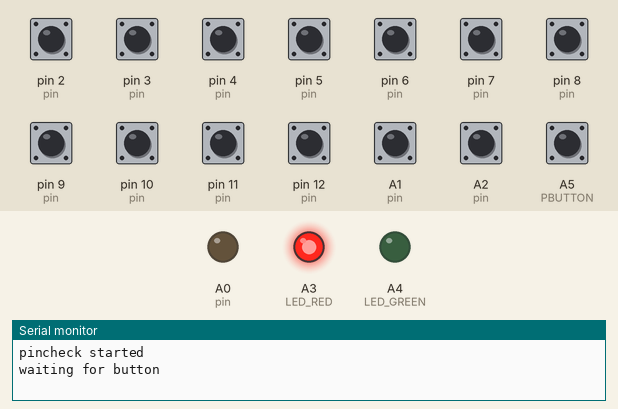
Simulated run of this sketch. Board: Arduino Uno, built with avr-gcc and run on an emulated ATmega328P. On the bench: output pins drawn as LEDs (lit = HIGH), the last lines printed to the serial monitor. The test bench sets the inputs (shaded band); at power-on: A1 (pin), A2 (pin), A5 (PBUTTON), pin 2 (pin), pin 3 (pin), pin 4 (pin), pin 5 (pin), pin 6 (pin), pin 7 (pin), pin 8 (pin), pin 9 (pin), pin 10 (pin), pin 11 (pin), pin 12 (pin) HIGH. EEPROM starts erased.

Above: at 0.1 s.
At 10.25 s:
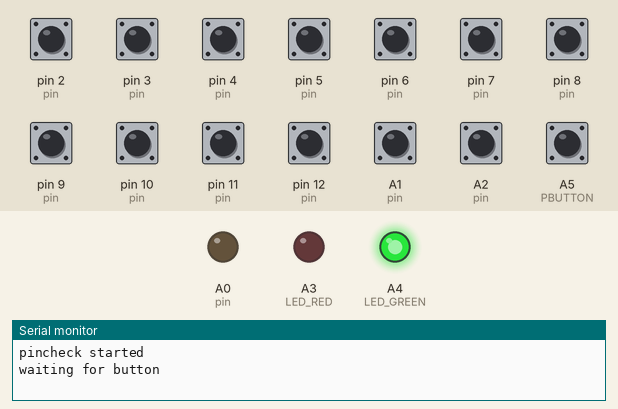
At 12.28 s:
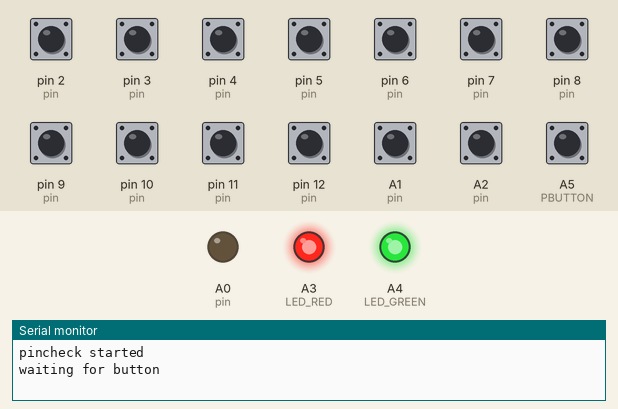
At 15.93 s:
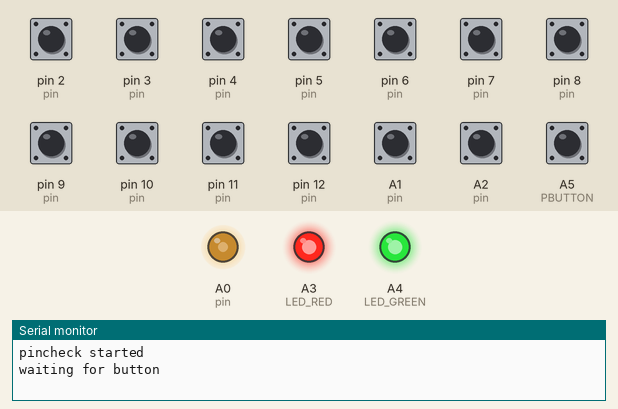
At 22.7 s:
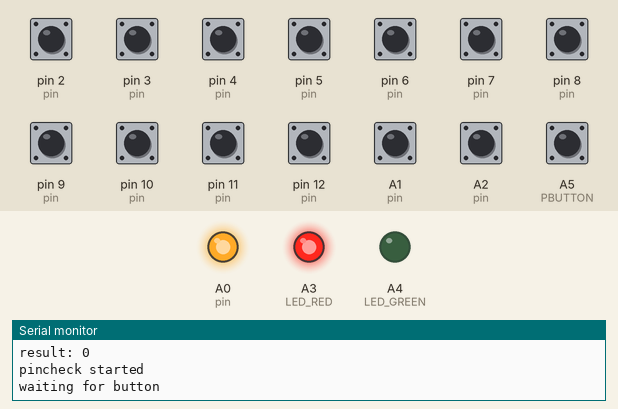
At 38.7 s:
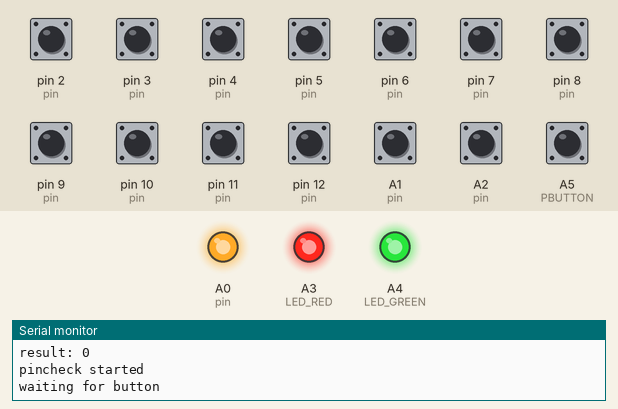
Timing chart, 0 to 40.0 s (numbered marks = the images above):
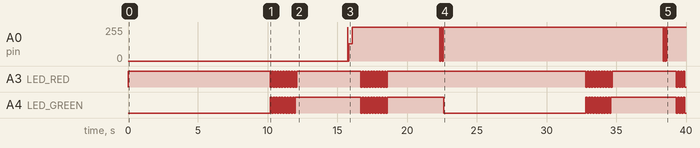

The sketch:

cablebuddy.ino
```cpp
#include <EEPROM.h>

typedef enum pinstate
{
  PINSTATE_UNKNOWN = 0,
  PINSTATE_LOW,
  PINSTATE_HIGH,
  PINSTATE_FLOAT,
  PINSTATE_CONNECTED
}a;


#define lineSize 14


typedef struct line
{
  int pin; //like A0
  pinstate state[lineSize]; //for every pin we will have a 'contact' array to other pins
}b;

#define LED_GREEN A4
#define LED_RED A3
#define PBUTTON A5


static line goodMatrix[lineSize];

void setup() {
  // put your setup code here, to run once:
  Serial.begin(9600);
  pinMode(LED_GREEN, OUTPUT);
  pinMode(LED_RED, OUTPUT);
  pinMode(PBUTTON, INPUT);
  digitalWrite(LED_GREEN, HIGH);
  digitalWrite(LED_RED, HIGH);

  goodMatrix[0].pin = 2;
  goodMatrix[1].pin = 3;
  goodMatrix[2].pin = 4;
  goodMatrix[3].pin = 5;
  goodMatrix[4].pin = 6;
  goodMatrix[5].pin = 7;
  goodMatrix[6].pin = 8;
  goodMatrix[7].pin = 9;
  goodMatrix[8].pin = 10;
  goodMatrix[9].pin = 11;
  goodMatrix[10].pin = 12;
  goodMatrix[11].pin = A2;
  goodMatrix[12].pin = A1;
  goodMatrix[13].pin = A0;

  int addr = 0;
  for (int i=0;i<lineSize;i++)
  {
      for (int j=0;j<lineSize;j++)
      {
        int value = EEPROM.read(addr);
        goodMatrix[i].state[j] = (pinstate)value;
        addr++;
      }
  }
}

static void generateConnectionMatrix(line * lines)
{
  for (unsigned int i = 0; i < lineSize; i++) //foreach every pin
  {
    line* pin = &lines[i];
    for (unsigned int j = 0; j < lineSize; j++) //set all pin default state - input
    {
      line* lin = &lines[j];
      pinMode(lin->pin, INPUT); //set to input
      digitalWrite(lin->pin, HIGH); //turn on pullup
    }
    pinMode(pin->pin, OUTPUT); //set to output

    for (unsigned int j = 0; j < lineSize; j++)
    {
      line* lin = &lines[j];
      digitalWrite(pin->pin, LOW);
      delay(10); //wait for the parasitic capacitors
      int lowstate = digitalRead(lin->pin);
      digitalWrite(pin->pin, HIGH);
      delay(10); //wait for the parasitic capacitors
      int highstate = digitalRead(lin->pin);
      pinstate result = PINSTATE_UNKNOWN;
      if      (lowstate == LOW &&  highstate == HIGH) result = PINSTATE_CONNECTED;
      else if (lowstate == HIGH && highstate == HIGH) result = PINSTATE_HIGH; //default state
      else if (lowstate == LOW &&  highstate == LOW) result = PINSTATE_LOW;
      pin->state[j] = result;
    }
  }
}

static unsigned int checkMatrices(line * good, line * current)
{
  for (unsigned int i = 0; i < lineSize; i++)
  {
    for (unsigned int j = 0; j < lineSize; j++)
    {
      if (good[i].state[j] != current[i].state[j])
        return i+1;
    }
  }
  return 0;
}

static void printMatrix(line * lines)
{
  for (unsigned int i = 0; i < lineSize; i++)
  {
    line lin = lines[i];
    Serial.print("line:");
    Serial.print(lin.pin);
    Serial.print("\tstate:");
    for (unsigned int j = 0; j < lineSize; j++)
    {
      Serial.print(lin.state[j]);
    }

    Serial.println();
  }
}

int result; /* the result of the previous cable check */

void loop() {
  Serial.println("pincheck started");

  /* initialize the matrix of the actual cable that will be measured to check */
  line lines[lineSize];
  for (int i=0;i<lineSize;i++)
  {
    lines[i].pin = goodMatrix[i].pin;
  }

  int ledstate = 0;
  Serial.println("waiting for button");

  /* IDLE state */
  while (!digitalRead(PBUTTON))
  {
    if (result ==0) /* the cable is OK */
    {
      if (ledstate==0) digitalWrite(LED_GREEN, LOW);
      else digitalWrite(LED_GREEN, HIGH);
      ledstate++;
      if (ledstate>1) ledstate = 0;
    }
    else /* the cable is NOT OK blinking the RED led [n] times. [n] the first wire which with BAD contact */
    {
        if (ledstate<result)
        {
          digitalWrite(LED_RED, LOW);
          delay(100);
          digitalWrite(LED_RED, HIGH);
        }
        ledstate++;
        if ( (ledstate) > ( result + 5))
          ledstate = 0;
    }
    delay(100);
  }
  int time = 0;
  digitalWrite(LED_GREEN, LOW);
  /* check if the user wants to enter 'learn' mode */
  while (digitalRead(PBUTTON))
  {
    delay(100);
    time++;
    if (time>100) /* 10 sec elapse d*/
    {
      /* blinking the LED to indicate 'learn' mode */
      for (int i=0;i<10;i++)
      {
        digitalWrite(LED_GREEN, LOW);
        digitalWrite(LED_RED, HIGH);
        delay(100);
        digitalWrite(LED_RED, LOW);
        digitalWrite(LED_GREEN, HIGH);
        delay(100);
      }
      /* turn off LEDs */
      digitalWrite(LED_GREEN, HIGH);
      digitalWrite(LED_RED, HIGH);

      /* set up the matrix for the good condition */
      generateConnectionMatrix(goodMatrix);

      /* write to eeprom*/
      int addr = 0;
      for (int i=0;i<lineSize;i++)
      {
          for (int j=0;j<lineSize;j++)
          {
            if (addr>EEPROM.length())
            {
              Serial.println("EEPROM full!");
              while (1)
              {
                digitalWrite(LED_GREEN, HIGH);
                digitalWrite(LED_RED, LOW);
              }
            }
            EEPROM.write(addr, (int)goodMatrix[i].state[j]);
            addr++;
          }
      }

      /*blinking the LED to indicate 'learn' mode finished*/
      for (int i=0;i<10;i++)
      {
        digitalWrite(LED_GREEN, LOW);
        digitalWrite(LED_RED, LOW);
        delay(100);
        digitalWrite(LED_RED, HIGH);
        digitalWrite(LED_GREEN, HIGH);
        delay(100);
      }
      break;
    }
  }

  /* turn off LEDs */
  digitalWrite(LED_GREEN, HIGH);
  digitalWrite(LED_RED, HIGH);

  /* set up the matrix for the current cable */
  generateConnectionMatrix(lines);

  /* turn on LEDs */
  digitalWrite(LED_GREEN, LOW);
  digitalWrite(LED_RED, LOW);

  /* for debug purposes*/
  //Serial.println("good: ");
  //printMatrix(goodMatrix);
  //Serial.println("actual: ");
  //printMatrix(lines);

  /* compare the matrices */
  result = checkMatrices(goodMatrix,lines);
  Serial.print("result: ");
  Serial.println(result);
  digitalWrite(LED_GREEN, HIGH);
  digitalWrite(LED_RED, HIGH);

}
```

Measured:
- by itself, A3 (LED_RED): HIGH → LOW at 10.2 s, → HIGH 0.10 s later, → LOW 0.10 s later, → HIGH 0.10 s later, … (67 changes in this stretch)
- by itself, A4 (LED_GREEN): LOW → HIGH at 10.2 s, → LOW 0.10 s later, → HIGH 0.10 s later, → LOW 0.10 s later, … (66 changes in this stretch)
